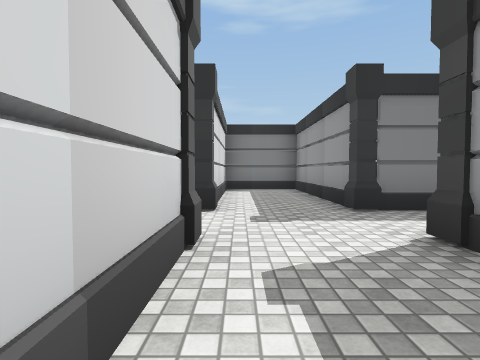
[1] (above)

16 first-person views from a walk through a scene from a Unity 3-D project. The camera is 1.2 m above the floor, tilts 2° down and sees 80° across. The floor is counted in squares, 2 m on a side. Each view is taken from the middle of a square. On the plan, view 1 faces up. The plan holds only what a view shows up to about 9 squares ahead; the rest is blank. The player is left out. Some surface patterns are stand-ins.

[2]
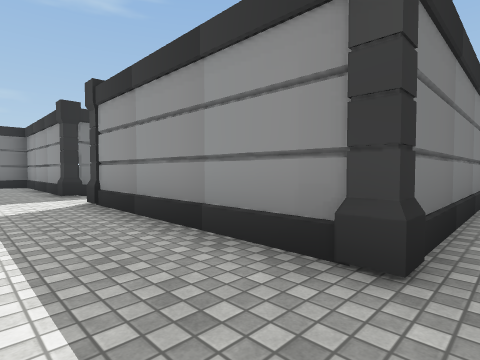

[3]
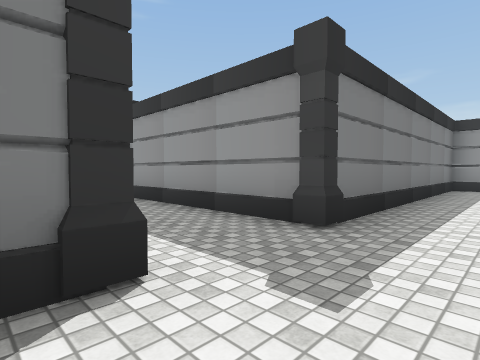

[4]
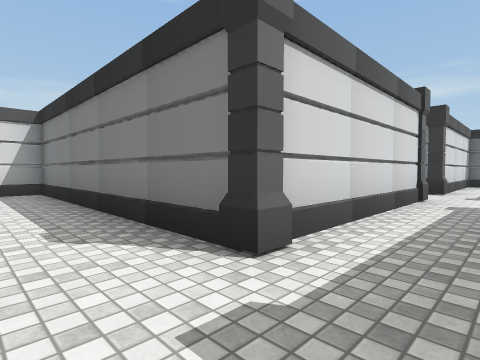

[5]
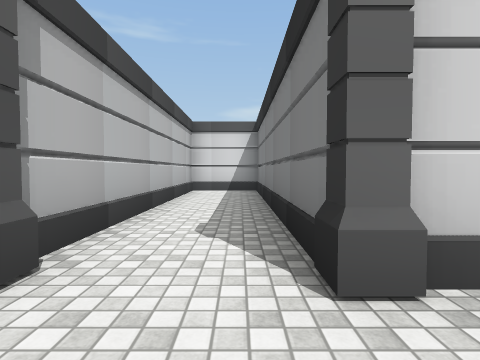

[6]
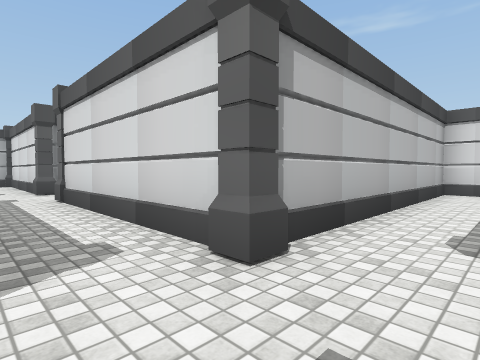

[7]
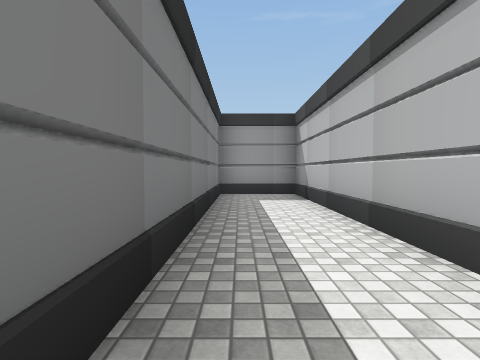

[8]
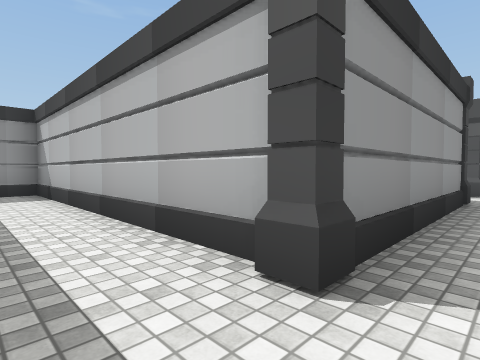

[9]
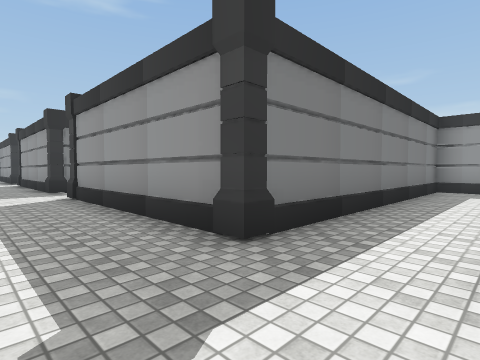

[10]
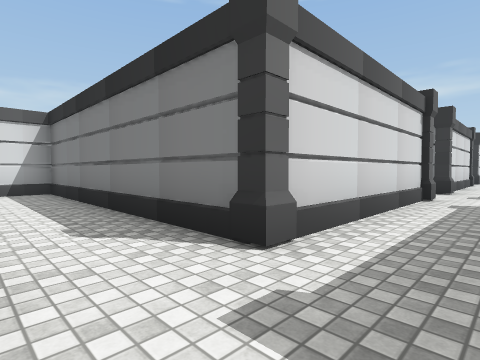

[11]
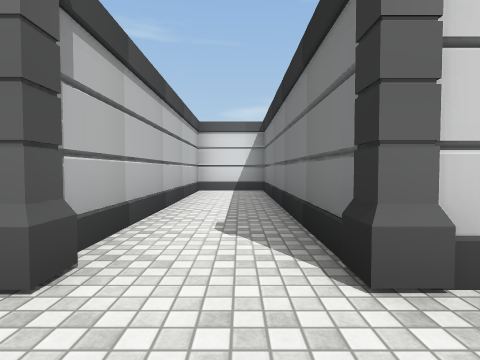

[12]
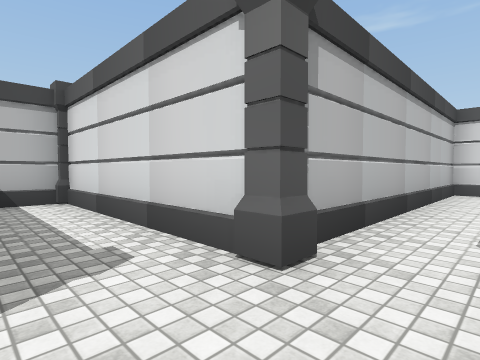

[13]
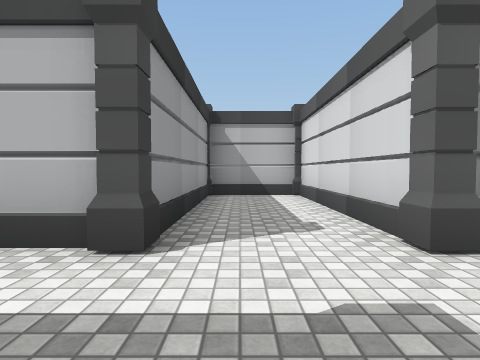

[14]
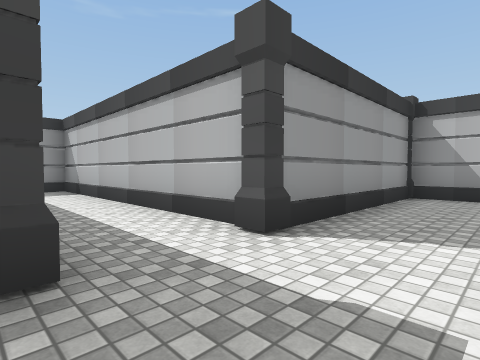

[15]
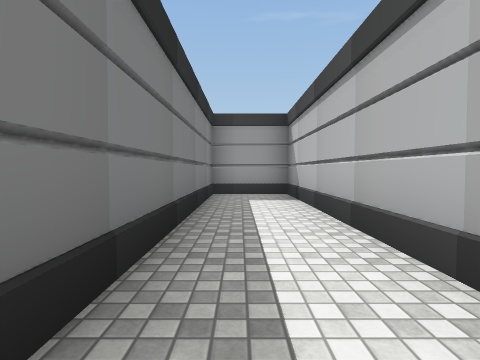

[16]
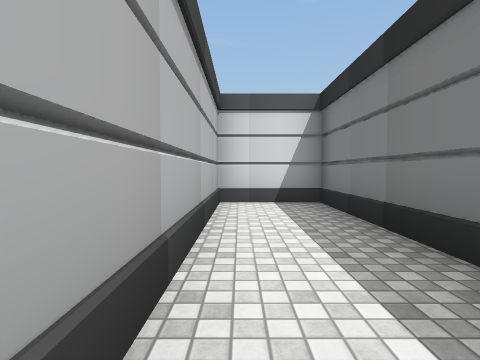

### Floor plan
Ten units are one square. View 1 is at (0, 0); x grows to the right and y downward. Boxes are objects, and circles mark ways between rooms. Rooms are numbered by the first view taken in them; rooms with no view inside come last. Other rooms are left out.
<svg viewBox="-78 -25 175 195">
<path fill="none" stroke="#000" d="M18 16 18 -15M21 44 92 44 92 25 24 25M-4 -15 -4 25 -73 25 -73 44 -8 44M-4 114 -4 151M-14 93 -73 93 -73 112 -14 112M18 86 18 45M24 112 92 112 92 93 24 93M-4 45 -4 86M5 159 18 159 18 114"/>
<rect x="-5" y="35" width="10" height="10" fill="#bbb"><title>pillar</title></rect>
<rect x="-5" y="15" width="10" height="10" fill="#bbb"><title>pillar</title></rect>
<rect x="15" y="35" width="10" height="10" fill="#bbb"><title>pillar</title></rect>
<rect x="15" y="15" width="10" height="10" fill="#bbb"><title>pillar</title></rect>
<rect x="-15" y="155" width="20" height="10" fill="#bbb"><title>pillar</title></rect>
<rect x="-15" y="105" width="10" height="10" fill="#bbb"><title>pillar</title></rect>
<rect x="-15" y="85" width="10" height="10" fill="#bbb"><title>pillar</title></rect>
<rect x="15" y="105" width="10" height="10" fill="#bbb"><title>pillar</title></rect>
<rect x="15" y="85" width="10" height="10" fill="#bbb"><title>pillar</title></rect>
<circle cx="5" cy="50" r="3" fill="#2a7"/>
<text x="10" y="30">1</text>
<text x="0" y="100">2</text>
</svg>
Room 1 opens to room 2.

Where each view was taken, in squares from view 1:
view 1: 0 up, 0 right, facing up
view 2: 3 down, 0 right, facing up-right
view 3: 4 down, 1 left, facing up-right
view 4: 4 down, 1 right, facing up-left
view 5: 3 down, 1 right, facing left
view 6: 3 down, 1 right, facing down-left
view 7: 3 down, 2 right, facing right
view 8: 3 down, 1 right, facing down-right
view 9: 11 down, 0 right, facing up-right
view 10: 11 down, 1 right, facing up-left
view 11: 10 down, 1 right, facing left
view 12: 10 down, 1 right, facing down-left
view 13: 9 down, 1 right, facing down
view 14: 9 down, 0 right, facing down-right
view 15: 10 down, 2 right, facing right
view 16: 4 down, 2 left, facing left
